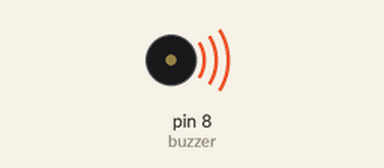
Recording of a sketch running on a simulated Arduino Uno, built with avr-gcc and run on an emulated ATmega328P. Shown: buzzer (waves = sounding).

Above: at 0.1 s.
Timing chart, 0 to 40.0 s (numbered marks = the images above):
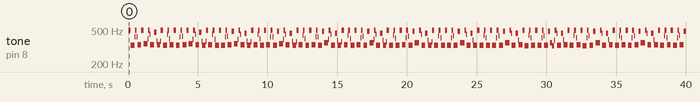

The sketch:

buzzerpasivo.ino
```cpp
int buzzer=8;


void setup() {

  pinMode(buzzer,OUTPUT);

}

void loop() {

  char i;


    for(i=0;i<80;i++)
    {

      digitalWrite(buzzer,HIGH);
      delay(1);
      digitalWrite(buzzer,LOW);
      delay(1);

    }

    for(i=0;i<100;i++)
    {
      digitalWrite(buzzer,HIGH);
      delay(1);
      digitalWrite(buzzer,LOW);
      delay(2);
    }


}
```

Measured:
- by itself, tone on pin 8 (buzzer): plays 496 Hz for 0.16 s, 332 Hz for 0.28 s, 418 Hz for 0.04 s, 496 Hz for 0.12 s, 418 Hz for 0.04 s, 336 Hz for 0.28 s … (262 notes in this stretch)
